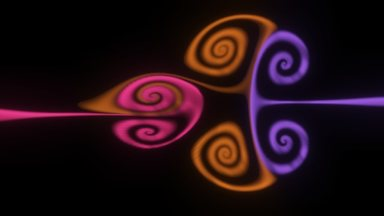
#> input picture production/info/img/bubbles_04.jpg, 384 x 216 px
$ python fractals-compare.py ../production/info/img/bubbles_04.jpg ../production/info/img/bubbles_05.jpg out.png
#> lines starting #> are read from the running program, lines starting #| are printed output that depends on the picture
# Side by side: the concept art (top) and the render (bottom), for review. python3 tools/fractals-compare.py concept.jpg render.jpg out.jpg
import sys
from PIL import Image
a=Image.open(sys.argv[1]).convert('RGB').resize((1280,720));b=Image.open(sys.argv[2]).convert('RGB').resize((1280,720))
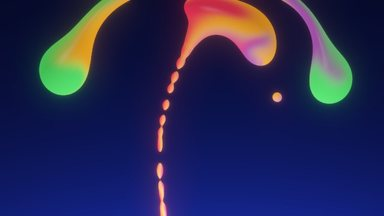
#> input picture production/info/img/bubbles_05.jpg, 384 x 216 px
m=Image.new('RGB',(1280,1440));m.paste(a,(0,0));m.paste(b,(0,720));m.save(sys.argv[3],quality=88)
#> after `m = Image.new('RGB', (1280, 1440))`: m: PIL image 1280x1440 RGB; every value is 0
#> after `m.paste(a, (0, 0))`:
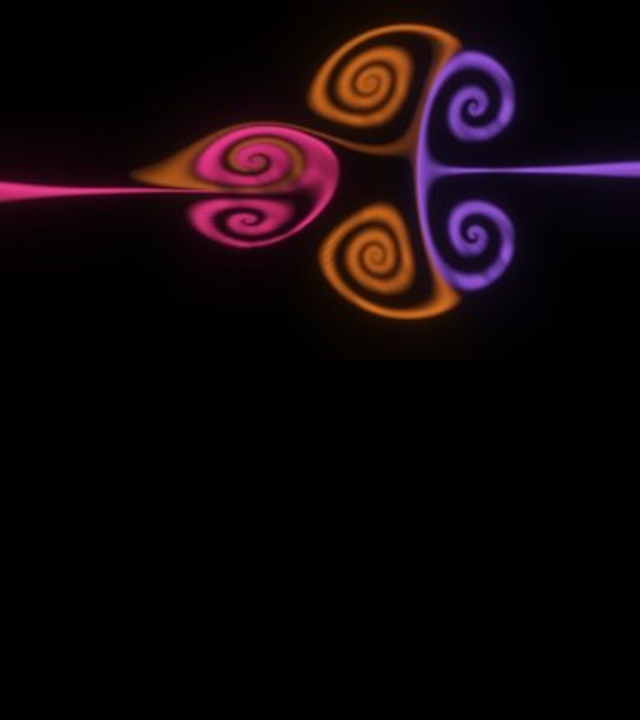
#> m: PIL image 1280x1440 RGB (shown at 1/2 size); mean R, G, B 16.9, 6.8, 9.8
#> after `m.paste(b, (0, 720))`:
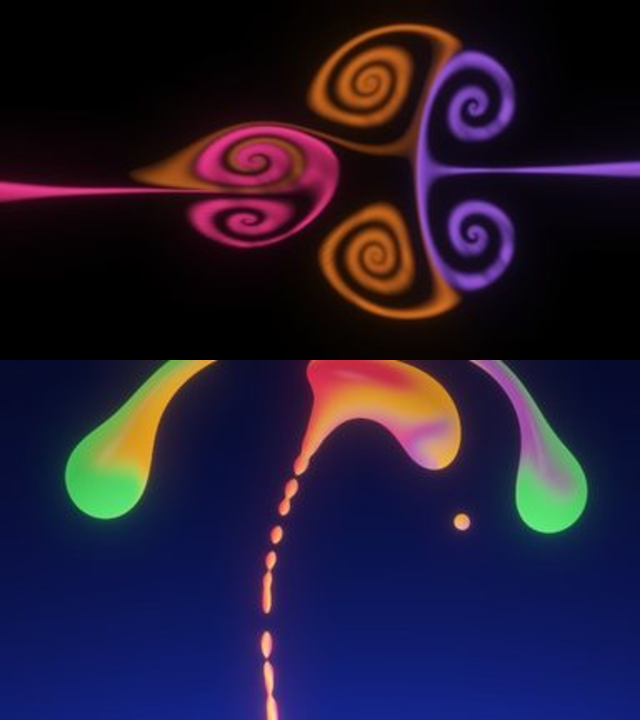
#> m: PIL image 1280x1440 RGB (shown at 1/2 size); mean R, G, B 36.1, 27.1, 51.5
